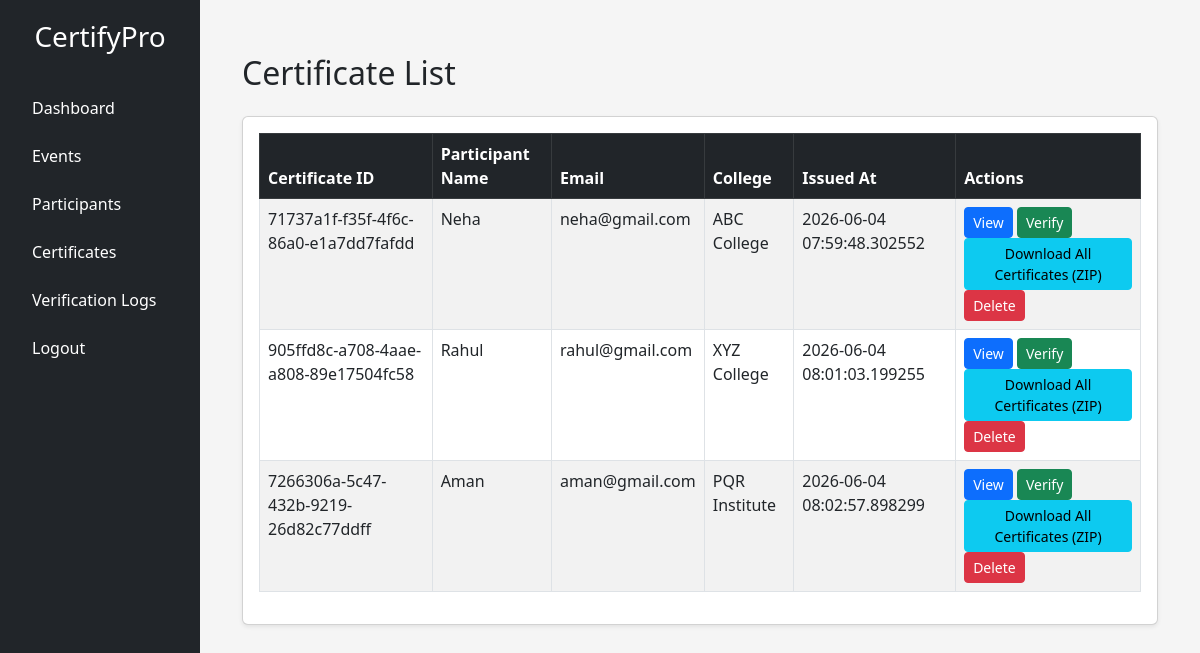
The page /certificates (signed in) on the database its author committed.
### models/models.py (models this page shows, shortened)
class Certificate(db.Model):
    __tablename__ = "certificates"
    id = db.Column(
        db.String(36),
        primary_key=True,
        default=lambda: str(uuid.uuid4())
    )
    event_id = db.Column(
        db.Integer,
        db.ForeignKey("events.id"),
        nullable=True)
    participant_id = db.Column(
        db.Integer,
        db.ForeignKey("participants.id"),
        unique=True,
        nullable=False
    )
    issued_at = db.Column(
        db.DateTime,
        default=datetime.utcnow
    )
    qr_path = db.Column(
        db.String(255),
        nullable=True
    )

class Participant(db.Model):
    __tablename__ = "participants"
    id = db.Column(
        db.Integer,
        primary_key=True
    )
    name = db.Column(
        db.String(100),
        nullable=False
    )
    email = db.Column(
        db.String(120),
        unique=True,
        nullable=False
    )
    college = db.Column(
        db.String(100)
    )
    created_at = db.Column(
        db.DateTime,
        default=datetime.utcnow
    )
    event_id = db.Column(
        db.Integer,
        db.ForeignKey("events.id"),
        nullable=True)
    certificate = db.relationship(
        "Certificate",
        backref="participant",
        uselist=False,
        cascade="all, delete-orphan"
    )
    verification_logs = db.relationship(
    "VerificationLog",
    backref="participant",
    lazy=True,
    cascade="all, delete-orphan"
)

### routes/certificate_routes.py (the view)
@certificate_bp.route("/certificates")
@admin_required
def list_certificates():
    certificates = Certificate.query.all()
    return render_template(
        "certificate_list.html",
        certificates=certificates
    )

### templates/certificate_list.html
{% extends "base.html" %}
{% block content %}
<div class="container mt-4">
    <h2 class="mb-4">
        Certificate List
    </h2>
    {% if certificates %}
    <div class="card shadow-sm">
        <div class="card-body">
            <table class="table table-bordered table-striped">
                <thead class="table-dark">
                    <tr>
                        <th>Certificate ID</th>
                        <th>Participant Name</th>
                        <th>Email</th>
                        <th>College</th>
                        <th>Issued At</th>
                        <th>Actions</th>
                    </tr>
                </thead>
                <tbody>
                    {% for certificate in certificates %}
                    <tr>
                        <td>
                            {{ certificate.id }}
                        </td>
                        <td>
                            {{ certificate.participant.name }}
                        </td>
                        <td>
                            {{ certificate.participant.email }}
                        </td>
                        <td>
                            {{ certificate.participant.college }}
                        </td>
                        <td>
                            {{ certificate.issued_at }}
                        </td>
                        <td>
                            <a
                                href="{{ url_for('certificate_bp.view_certificate', certificate_id=certificate.id) }}"
                                class="btn btn-primary btn-sm"
                            >
                                View
                            </a>
                            <a
                                href="{{ url_for('certificate_bp.verify_certificate', certificate_id=certificate.id) }}"
                                class="btn btn-success btn-sm"
                            >
                                Verify
                            </a>
                            <a href="{{ url_for('certificate_bp.download_certificates_zip') }}">
                                <button class="btn btn-info btn-sm">
                                    Download All Certificates (ZIP)
                                </button>
</a>
                            <form
                                action="{{ url_for('certificate_bp.delete_certificate', certificate_id=certificate.id) }}"
                                method="POST"
                                style="display:inline;"
                            >
                                <button
                                    type="submit"
                                    class="btn btn-danger btn-sm"
                                    onclick="return confirm('Delete this certificate?')"
                                >
                                    Delete
                                </button>
                            </form>
                        </td>
                    </tr>
                    {% endfor %}
                </tbody>
            </table>
        </div>
    </div>
    {% else %}
    <div class="alert alert-warning">
        No certificates found.
    </div>
    {% endif %}
</div>
{% endblock %}

### static/css/style.css (style rules this page uses)
body { background-color:#f5f5f5; }

### rows shown on the page
Certificate: id "71737a1f-f35f-4f6c-86a0-e1a7dd7fafdd", participant.name "Neha", participant.email "neha@gmail.com", participant.college "ABC College", issued_at "2026-06-04 07:59:48.302552"
Certificate: id "905ffd8c-a708-4aae-a808-89e17504fc58", participant.name "Rahul", participant.email "rahul@gmail.com", participant.college "XYZ College", issued_at "2026-06-04 08:01:03.199255"
Certificate: id "7266306a-5c47-432b-9219-26d82c77ddff", participant.name "Aman", participant.email "aman@gmail.com", participant.college "PQR Institute", issued_at "2026-06-04 08:02:57.898299"
